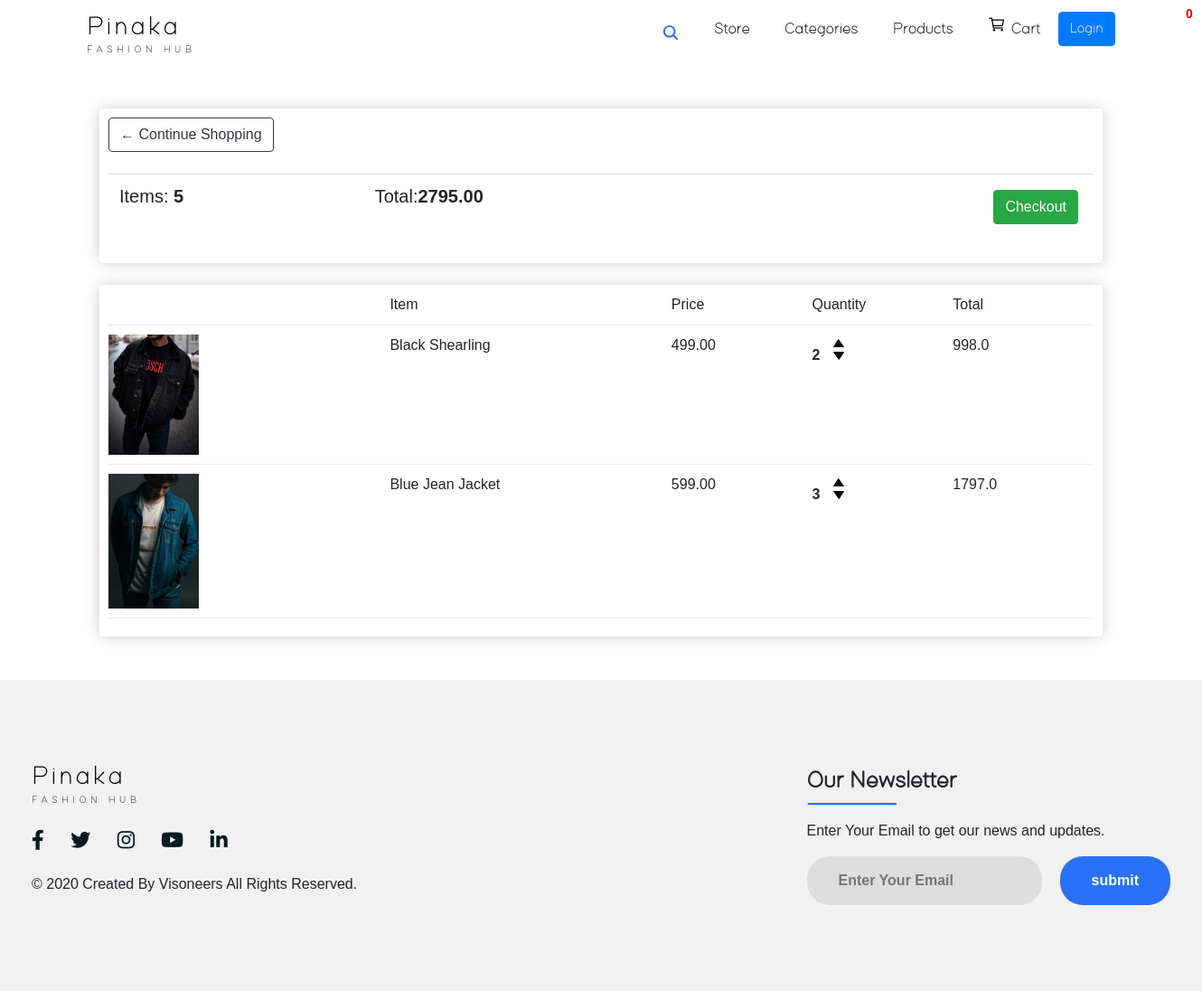
Page /cart/ (signed in) on the committed database.
### store/models.py (models this page shows, shortened)
class Order(models.Model):
    customer=models.ForeignKey(Customer,on_delete=models.SET_NULL,blank=True,null=True)
    date_orderd=models.DateTimeField(auto_now_add=True)
    complete=models.BooleanField(default=False,null=True,blank=False)
    transaction_id=models.CharField(max_length=200,null=True)
    @property
    def get_cart_total(self):
        orderitems =self.orderitem_set.all()
        total=sum([item.get_total for item in orderitems])
        return total
    @property
    def get_cart_items(self):
        orderitems =self.orderitem_set.all()
        total=sum([item.quantity for item in orderitems])
        return total

class OrderItem(models.Model):
    product=models.ForeignKey(Product,on_delete=models.SET_NULL,blank=True,null=True)
    order=models.ForeignKey(Order,on_delete=models.SET_NULL,blank=True,null=True)
    quantity=models.IntegerField(default=0,null=True,blank=True)
    date_added=models.DateTimeField(auto_now_add=True)
    @property
    def get_total(self):
        total=self.product.price*self.quantity
        return total

class Product(models.Model):
    name=models.CharField(max_length=200,null=True)
    price=models.FloatField()
    digital=models.BooleanField(default=False,null=True,blank=False)
    image=models.ImageField(null=True,blank=True)
    @property
    def imageURL(self):
        try:
            url=self.image.url #chk
        except:
            url=' '
        return url

### store/views.py (the view)
# urls.py: path('cart/', views.cart, name = "cart"),
def cart(request):
    if request.user.is_authenticated:
        customer=request.user.customer
        order, created =Order.objects.get_or_create(customer=customer, complete=False)
        items=order.orderitem_set.all()
    else :
        items=[]
        order={'get_cart_total':0}
    context = {'items':items,'order':order }
    return render(request, 'store/cart.html', context)

### store/templates/store/cart.html
{% extends 'store/main.html' %}
{% load static %}
{% block content %}
<div class="row">
	<div class="col-lg-12">
		<div class="box-element">
            <a class="btn btn-outline-dark" href="{% url 'store'%}">&#x2190; Continue Shopping</a>
            <br>
            <br>
           <table class="table">
               <tr>
                   <th><h5>Items: <strong>{{order.get_cart_items}}</strong></h5></th>
                   <th><h5>Total:<strong>{{order.get_cart_total|floatformat:2}}</strong></h5></th>
                   <th>
                    <a style="float:right; margin:5px" class="btn btn-success" href="{% url 'checkout'%}">Checkout</a>
                 </th>
               </tr>
            </table>
        </div>
        <br>
		<div class="box-element">
            <div class="cart-row">
                <div style="flex:2"></div>
                <div style="flex:2">Item</div>
                <div style="flex:1">Price</div>
                <div style="flex:1">Quantity</div>
                <div style="flex:1">Total</div>
            </div>
            {% for item in items %}
        <div class="cart-row">
                <div style="flex:2"><img class="row-image"src="{{item.product.imageURL}}"></div>
                <div style="flex:2">{{item.product.name}}</div>
                <div style="flex:1">{{item.product.price|floatformat:2}}</div>
                <div style="flex:1">
                    <p class="quantity">{{item.quantity}}</p>
                    <div class="quantity">
                        <img class="chg-quantity" src="{% static  'images/uparrow.png' %}">
                        <img class="chg-quantity" src="{% static  'images/downarrow.png' %}">
                    </div>
                </div>
                <div style="flex:1">{{item.get_total}}</div>
        </div>
        {% endfor %}
		</div>
	</div>
</div>
{% endblock content %}

### static/css/main.css (style rules this page uses)
html, body { margin: 0; padding: 0; width: 100%; height: 100vh; font-family: "Helvetica"; }
a, a:hover { color: black; text-decoration: none; }
.box-element { box-shadow:hsl(0, 0%, 80%) 0 0 16px; border-radius: 4px; background-color: #fff; padding: 10px; }
.cart-row { display: flex; align-items: flex-stretch; padding-bottom: 10px; margin-bottom: 10px; border-bottom: 1px solid #ececec ; }
.row-image { width: 100px; }
.quantity { display: inline-block; font-weight: 700; padding-right: 10px; }
.chg-quantity { width: 12px; cursor: pointer; display: block; margin-top: 5px; transition: 1s; }

### rows in the picture
Order: get_cart_items "5", get_cart_total "2795.00"
OrderItem: product.imageURL (picture), product.name "Black Shearling", product.price "499.00", quantity "2", get_total "998.0"
OrderItem: product.imageURL (picture), product.name "Blue Jean Jacket", product.price "599.00", quantity "3", get_total "1797.0"
